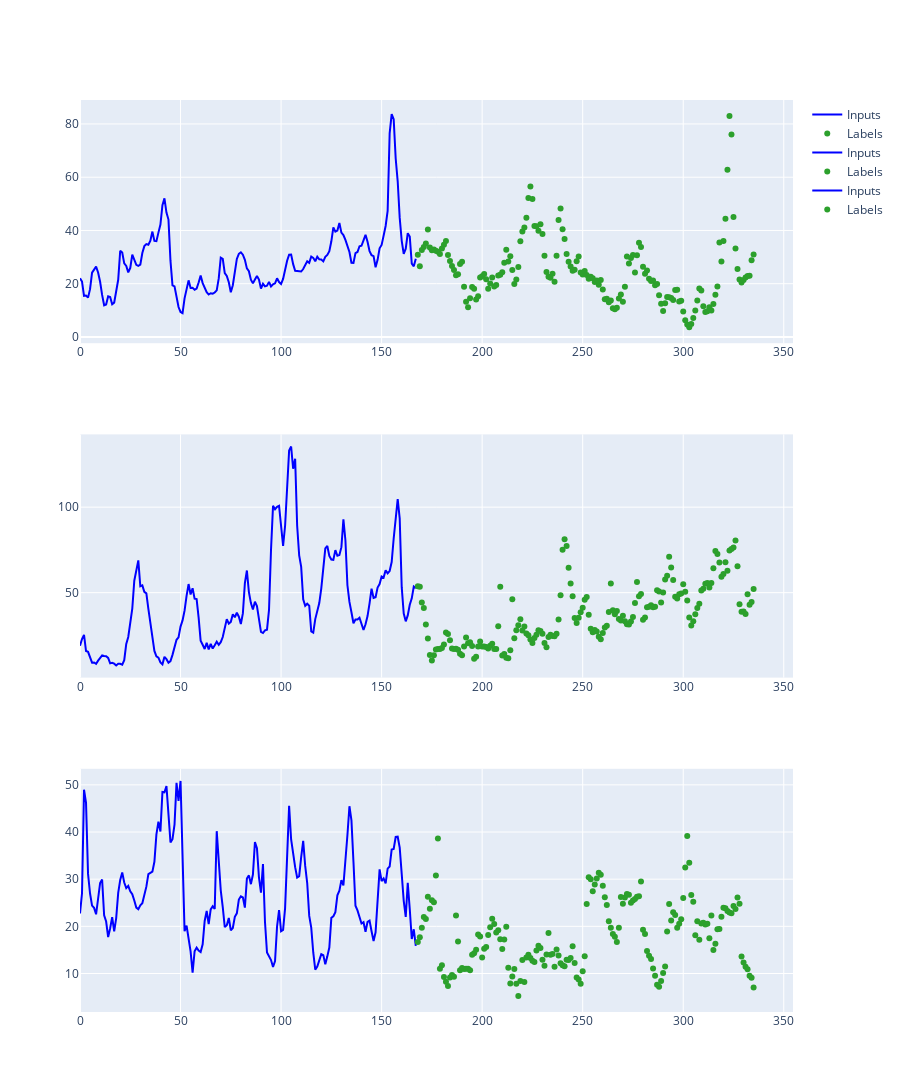

Notebook cell for this chart:
### Code cell
windowGenerator.example = windows_train[:, :168, :], windows_train[:, 168:, :]
windowGenerator.plot()

### Figure 1 — Plotly figure (JSON) as saved in the notebook; plotly's stock layout.template omitted (floating-point values rounded to 4 significant figures; data arrays with more than 128 entries replaced by an {"elided": "..."} marker saying what was removed)
{"data": [{"marker": {"color": "blue"}, "name": "Inputs", "type": "scatter", "x": {"elided": "168 int values"}, "xaxis": "x", "y": {"elided": "168 float values"}, "yaxis": "y"}, {"marker": {"color": "#2ca02c"}, "mode": "markers", "name": "Labels", "type": "scatter", "x": {"elided": "168 int values"}, "xaxis": "x", "y": {"elided": "168 float values"}, "yaxis": "y"}, {"marker": {"color": "blue"}, "name": "Inputs", "type": "scatter", "x": {"elided": "168 int values"}, "xaxis": "x2", "y": {"elided": "168 float values"}, "yaxis": "y2"}, {"marker": {"color": "#2ca02c"}, "mode": "markers", "name": "Labels", "type": "scatter", "x": {"elided": "168 int values"}, "xaxis": "x2", "y": {"elided": "168 float values"}, "yaxis": "y2"}, {"marker": {"color": "blue"}, "name": "Inputs", "type": "scatter", "x": {"elided": "168 int values"}, "xaxis": "x3", "y": {"elided": "168 float values"}, "yaxis": "y3"}, {"marker": {"color": "#2ca02c"}, "mode": "markers", "name": "Labels", "type": "scatter", "x": {"elided": "168 int values"}, "xaxis": "x3", "y": {"elided": "168 float values"}, "yaxis": "y3"}], "layout": {"height": 1200, "xaxis": {"anchor": "y", "domain": [0, 1]}, "xaxis2": {"anchor": "y2", "domain": [0, 1]}, "xaxis3": {"anchor": "y3", "domain": [0, 1]}, "yaxis": {"anchor": "x", "domain": [0.7333, 1]}, "yaxis2": {"anchor": "x2", "domain": [0.3667, 0.6333]}, "yaxis3": {"anchor": "x3", "domain": [0, 0.2667]}}}
